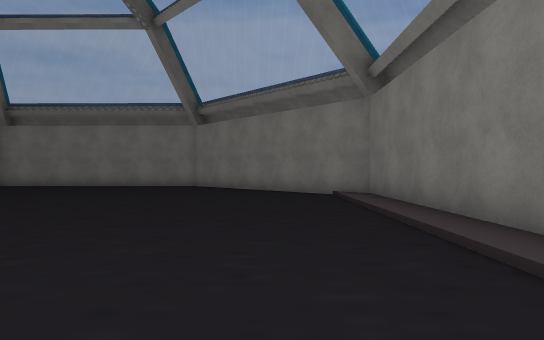
view 1 (above)

13 first-person views from a walk through a scene from a Unity 3-D project. The camera is 1.2 m above the floor, looks level and sees 75° across. The floor is counted in squares, 2 m on a side. Each view is taken from the middle of a square. On the plan, view 1 faces up. The plan holds only what a view shows up to about 10 squares ahead; the rest is blank. The place goes on beyond the plan. The player is left out. Door leaves are left out, so doorways stand open. Some surface patterns are stand-ins.

view 2
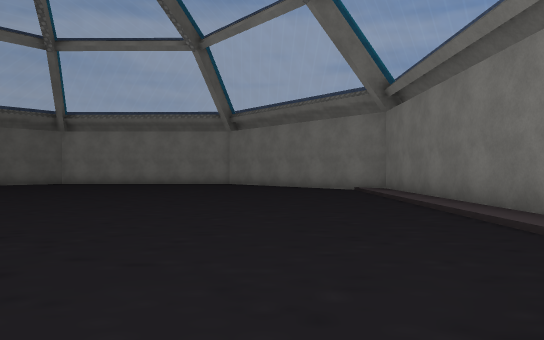

view 3
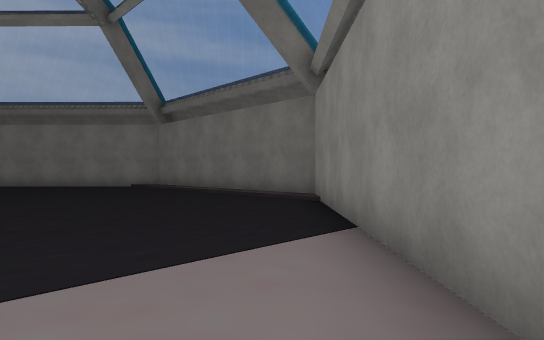

view 4
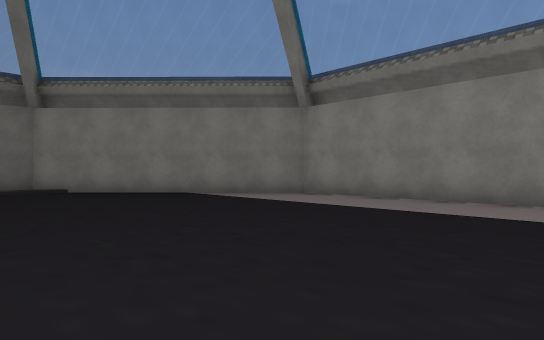

view 5
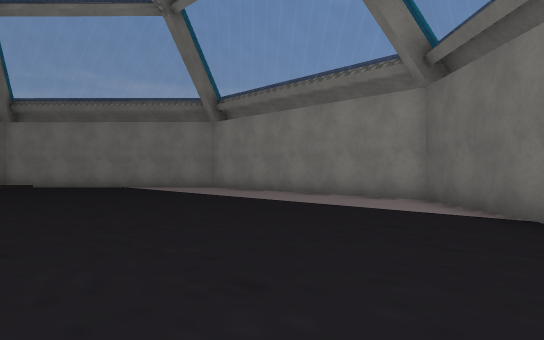

view 6
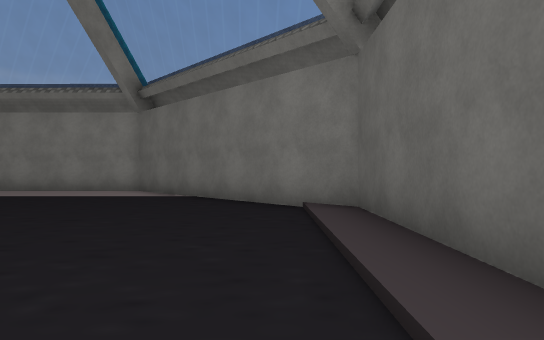

view 7
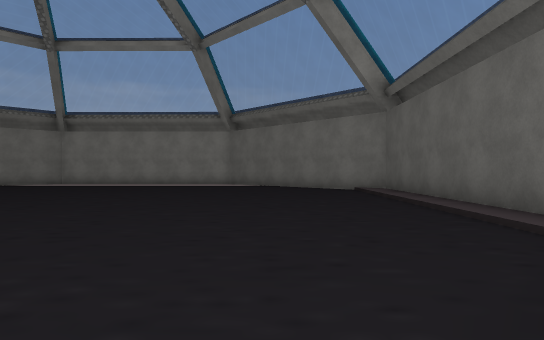

view 8
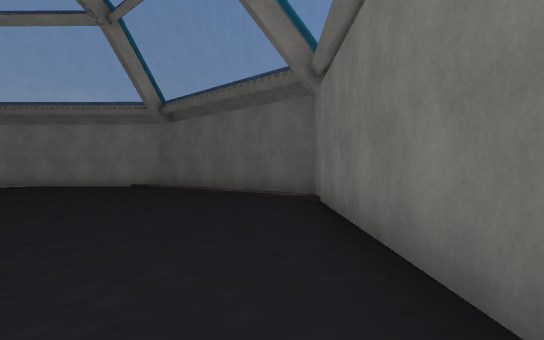

view 9
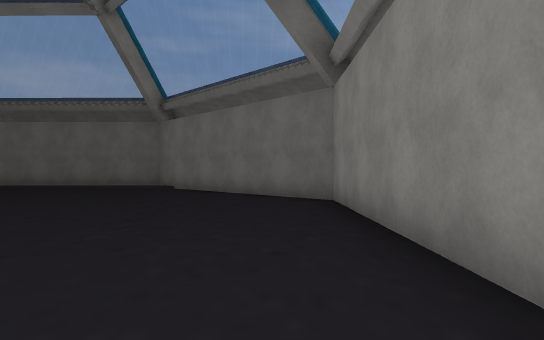

view 10
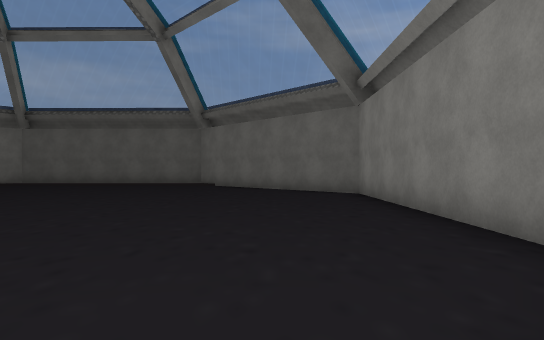

view 11
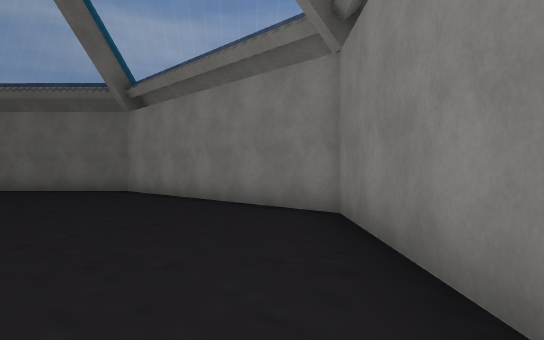

view 12
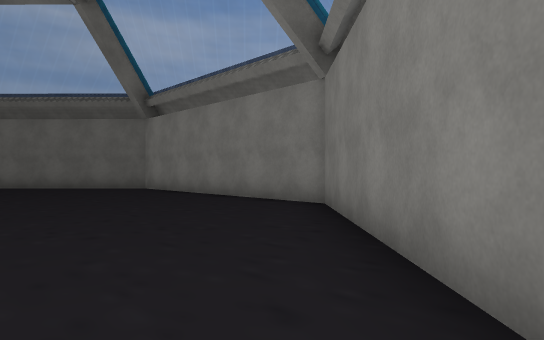

view 13
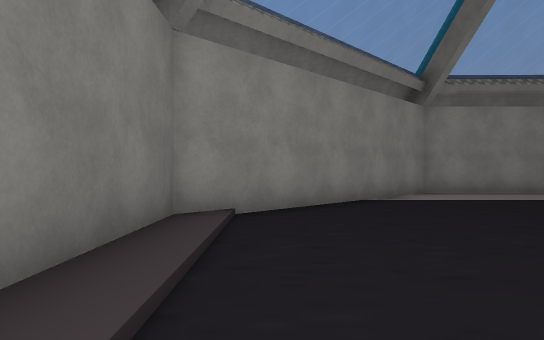

### Floor plan
Points are (right, up) in squares from view 1. A wall is a line through its corners. A room is listed if a view was taken in it or the views show most of it. See-through windows are left out.
Room 1 (views 1, 2, 3, 4, 5, 6, 7, 8, 9, 10, 11, 12, 13)
walls: (-10, 13.2) (-15.2, 8.2) (-15.2, 1) (-10.2, -4.2) (-3, -4.2) (2.2, 0.8) (2.2, 8) (-2.8, 13.2) (-10, 13.2)

Where each view was taken, in squares from view 1:
view 1: 0 up, 0 right, facing up
view 2: 2 down, 1 left, facing up
view 3: 4 down, 4 left, facing up-right
view 4: 3 up, 9 left, facing down-right
view 5: 3 up, 13 left, facing down-right
view 6: 6 up, 14 left, facing down
view 7: 11 up, 12 left, facing down
view 8: 13 up, 9 left, facing down-left
view 9: 12 up, 3 left, facing left
view 10: 11 up, 1 left, facing left
view 11: 9 up, 0 right, facing up-left
view 12: 8 up, 1 right, facing up-left
view 13: 5 up, 1 right, facing down
